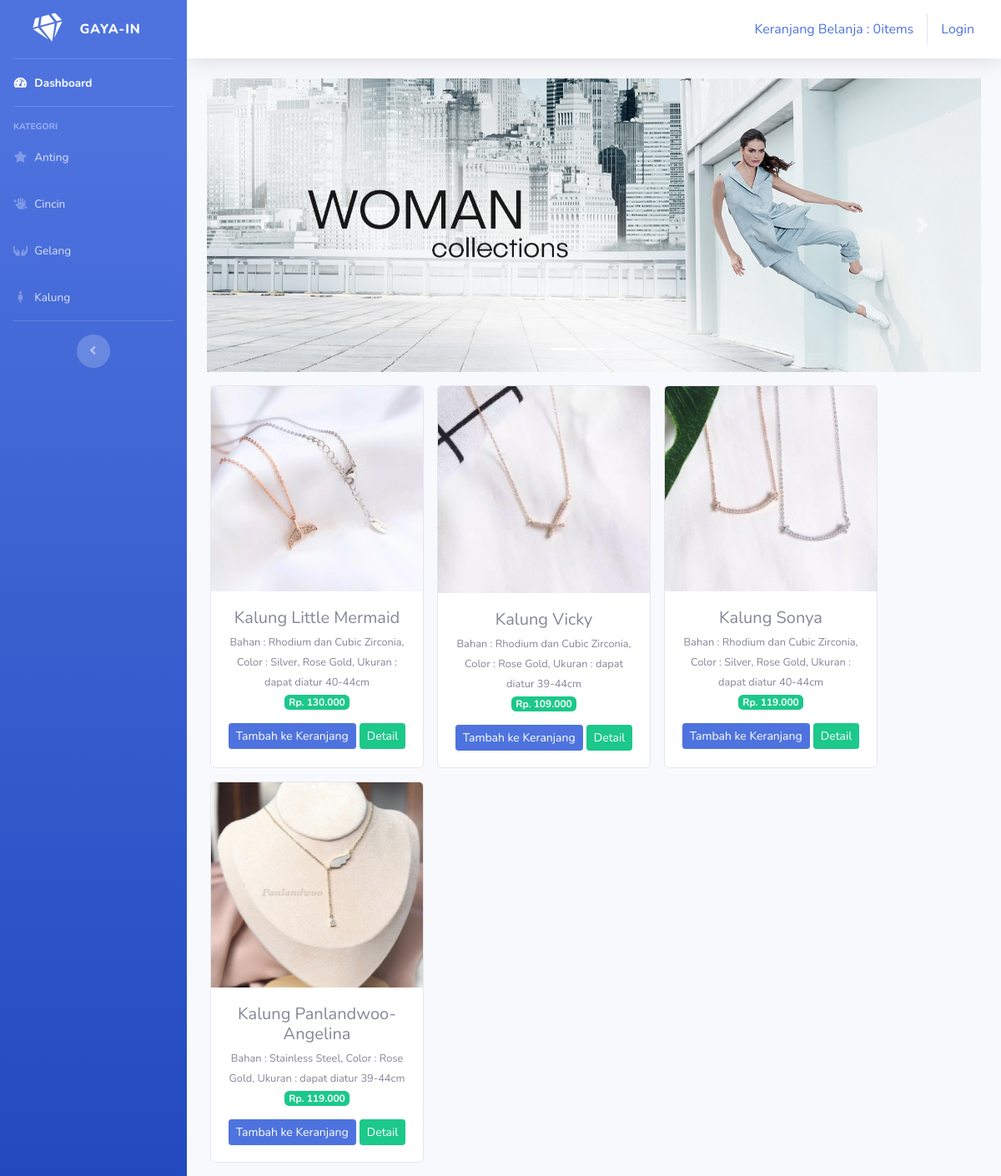
/index.php/kategori/kalung, run on the app's committed database.
### tables this page shows
CREATE TABLE `tb_barang` (
  `id_brg` int(11) NOT NULL,
  `nama_brg` varchar(120) NOT NULL,
  `keterangan` varchar(255) NOT NULL,
  `kategori` varchar(60) NOT NULL,
  `harga` int(11) NOT NULL,
  `stok` int(4) NOT NULL,
  `gambar` text NOT NULL
);

### application/controllers/Kategori.php (called while the page is built, shortened)
<?php
class Kategori extends CI_Controller
{
    public function kalung()
    {
        $data['kalung'] = $this->model_kategori->data_kalung()->result();
        $this->load->view('templates/header');
        $this->load->view('templates/sidebar');
        $this->load->view('kalung', $data);
        $this->load->view('templates/footer');
    }
}

### index.php (called while the page is built, shortened)
<?php
require_once BASEPATH.'core/CodeIgniter.php';

### application/models/Model_kategori.php (called while the page is built, shortened)
<?php
class Model_kategori extends CI_Model
{
    public function data_kalung()
    {
        return $this->db->get_where("tb_barang", array('kategori' => 'kalung'));
    }
}

### application/views/kalung.php (the view, shortened to what this page needs)
<div class="container-fluid">
    <div id="carouselExampleIndicators" class="carousel slide" data-ride="carousel">
        <ol class="carousel-indicators">
            <li data-target="#carouselExampleIndicators" data-slide-to="0" class="active"></li>
            <li data-target="#carouselExampleIndicators" data-slide-to="1"></li>
            <li data-target="#carouselExampleIndicators" data-slide-to="2"></li>
        </ol>
        <div class="carousel-inner">
            <div class="carousel-item active">
                <img src="<?php echo base_url('assets/img/woman.jpg') ?>" class="d-block w-100" alt="...">
            </div>
        </div>
        <a class="carousel-control-prev" href="#carouselExampleIndicators" role="button" data-slide="prev">
            <span class="carousel-control-prev-icon" aria-hidden="true"></span>
        </a>
        <a class="carousel-control-next" href="#carouselExampleIndicators" role="button" data-slide="next">
            <span class="carousel-control-next-icon" aria-hidden="true"></span>
        </a>
    </div>
    <div class="row text-center mt-3">
        <?php foreach ($kalung as $brg) : ?>
            <div class="card ml-3 mb-3" style="width: 16rem;">
                <img src="<?php echo base_url() . '/uploads/' . $brg->gambar ?>" class="card-img-top" alt="...">
                <div class="card-body">
                    <h5 class="card-title mb-1"><?php echo $brg->nama_brg ?></h5>
                    <small><?php echo $brg->keterangan ?></small><br>
                    <span class="badge badge-success mb-3">Rp. <?php echo number_format($brg->harga, 0, ',', '.') ?></span><br>
                    <?php echo anchor('dashboard/tambah_ke_keranjang/' . $brg
                        ->id_brg, '<div class="btn btn-sm btn-primary">Tambah ke Keranjang</div>') ?>
                    <?php echo anchor('dashboard/detail/' . $brg
                        ->id_brg, '<div class="btn btn-sm btn-success">Detail</div>') ?>
                </div>
            </div>
        <?php endforeach; ?>
    </div>
</div>

### data on the page
tb_barang: gambar (picture), nama_brg "Kalung Little Mermaid", keterangan "Bahan : Rhodium dan Cubic Zirconia, Color : Silver, Rose Gold, Ukuran : dapat diatur 40-44cm", harga "130.000", id_brg "Tambah ke Keranjang", id_brg "Detail"
tb_barang: gambar (picture), nama_brg "Kalung Vicky", keterangan "Bahan : Rhodium dan Cubic Zirconia, Color : Rose Gold, Ukuran : dapat diatur 39-44cm", harga "109.000", id_brg "Tambah ke Keranjang", id_brg "Detail"
tb_barang: gambar (picture), nama_brg "Kalung Sonya", keterangan "Bahan : Rhodium dan Cubic Zirconia, Color : Silver, Rose Gold, Ukuran : dapat diatur 40-44cm", harga "119.000", id_brg "Tambah ke Keranjang", id_brg "Detail"
tb_barang: gambar (picture), nama_brg "Kalung Panlandwoo-Angelina", keterangan "Bahan : Stainless Steel, Color : Rose Gold, Ukuran : dapat diatur 39-44cm", harga "119.000", id_brg "Tambah ke Keranjang", id_brg "Detail"

### other printed values
anchor('dashboard/detail_keranjang', $keranjang) "Keranjang Belanja : 0items"
anchor('auth/login', 'Login') "Login"
